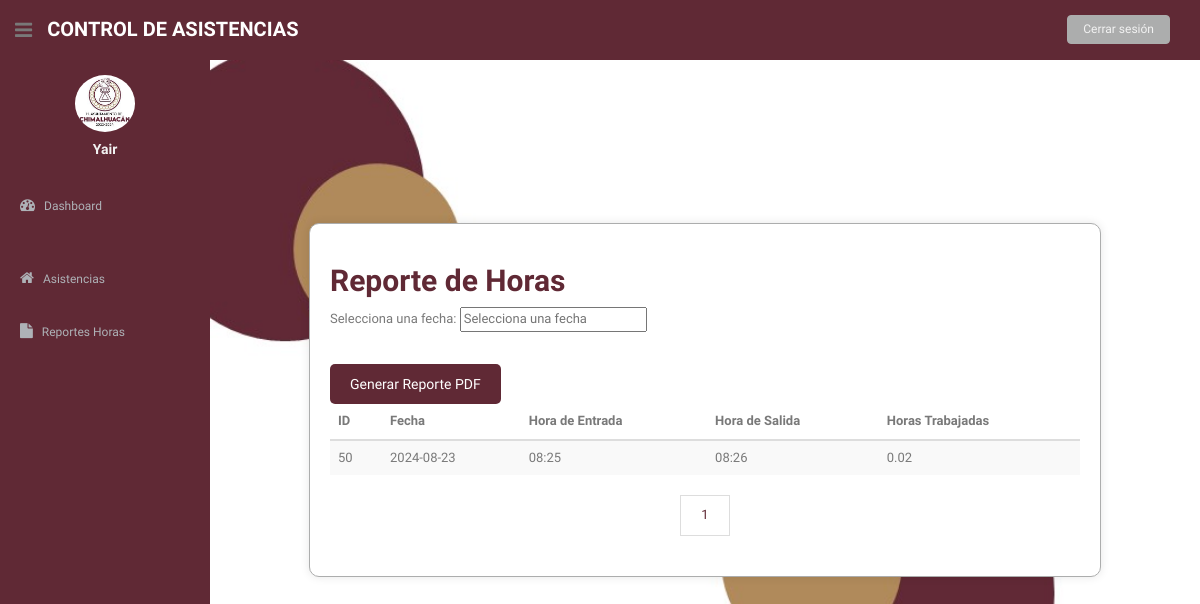
Before: /reportes_horas/ (signed in) with the older database file.
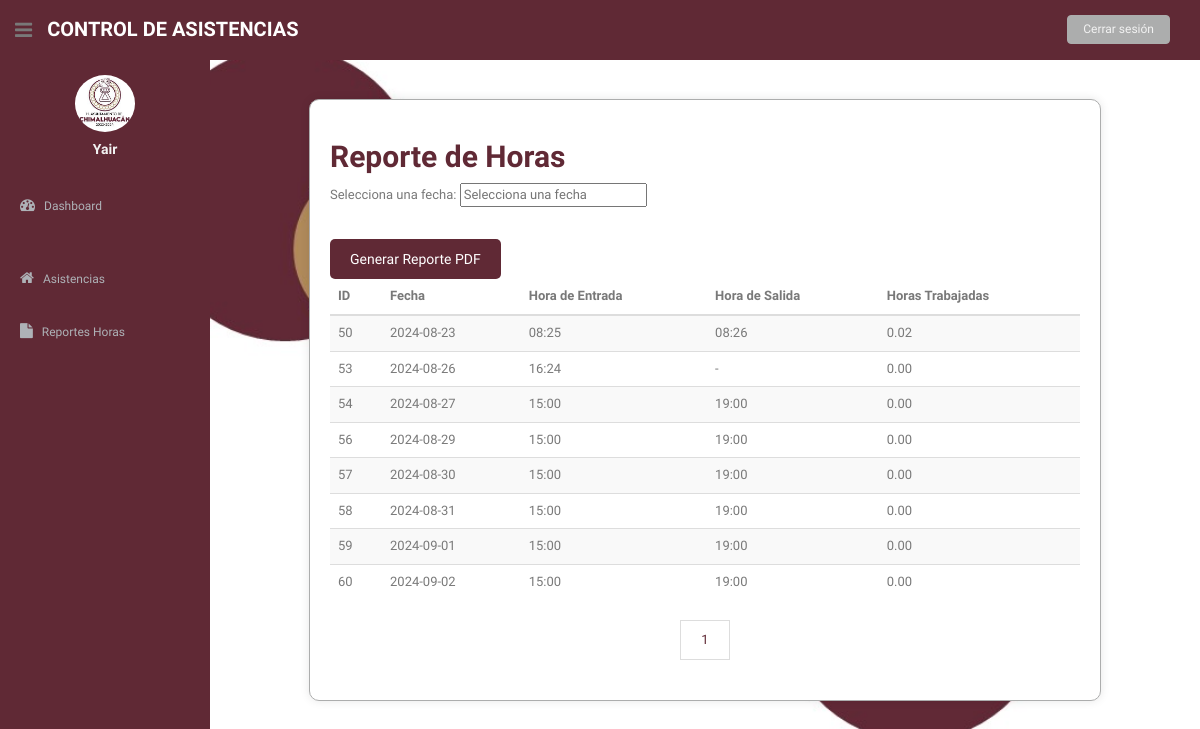
After: the same page with the newer database file.
### asistencia/models.py (models this page shows, shortened)
class Asistencia(models.Model):
    usuario = models.ForeignKey(Usuario, on_delete=models.CASCADE)
    fecha_escaneo_entrada = models.DateTimeField(blank=True, null=True)
    fecha_escaneo_salida = models.DateTimeField(blank=True, null=True)
    horas = models.DurationField(blank=True, null=True)
    @property
    def fecha(self):
        return self.fecha_escaneo_entrada.date() if self.fecha_escaneo_entrada else None
    @property
    def hora_entrada(self):
        return self.fecha_escaneo_entrada.strftime('%H:%M') if self.fecha_escaneo_entrada else "-"
    @property
    def hora_salida(self):
        return self.fecha_escaneo_salida.strftime('%H:%M') if self.fecha_escaneo_salida else "-"
    @property
    def horas_trabajadas(self):
        if self.horas:
            return self.horas.total_seconds() / 3600
        return 0.0

### asistencia/views.py (the view)
# urls.py: path('reportes_horas/', views.reportes_horas, name='reportes_horas'),
@login_required
def reportes_horas(request):
    usuario = get_object_or_404(Usuario, user=request.user)
    asistencias = Asistencia.objects.filter(usuario=usuario).order_by('fecha_escaneo_entrada')
    paginator = Paginator(asistencias, 10)  # Mostrar 10 asistencias por página
    page_number = request.GET.get('page')
    page_obj = paginator.get_page(page_number)
    context = {
        'page_obj': page_obj,
        'now': timezone.now(),  # Agrega la fecha y hora actual al contexto
    }
    return render(request, 'prestador/reportes.html', context)

### asistencia/templates/prestador/reportes.html (shortened to what this page needs)
{% load static %}
<!DOCTYPE html>
<html lang="en">
<head>
  <link href="{% static 'css/bootstrap.css' %}" rel="stylesheet">
  <link href="{% static 'font-awesome/css/font-awesome.css' %}" rel="stylesheet">
  <link rel="stylesheet" type="text/css" href="{% static 'css/zabuto_calendar.css' %}">
  <link rel="stylesheet" type="text/css" href="{% static 'js/gritter/css/jquery.gritter.css' %}">
  <link rel="stylesheet" type="text/css" href="{% static 'lineicons/style.css' %}">
  <link href="{% static 'css/style.css' %}" rel="stylesheet">
  <link href="{% static 'css/style-responsive.css' %}" rel="stylesheet">
  <link rel="stylesheet" href="https://code.jquery.com/ui/1.12.1/themes/base/jquery-ui.css">
</head>
<body>
  <section id="container">
    {% include 'general/menu_prestador.html' %}
    <section id="main-content">
        <div class="container">
          <h2>Reporte de Horas</h2>
          <div class="datepicker">
            <label for="filter-date">Selecciona una fecha:</label>
            <input type="text" id="filter-date" name="filter-date" placeholder="Selecciona una fecha">
          </div>
          <a href="{% url 'descargar_reporte_pdf' %}" class="btn">Generar Reporte PDF</a>
          <table class="table table-striped">
              <thead>
                  <tr>
                      <th>ID</th>
                      <th>Fecha</th>
                      <th>Hora de Entrada</th>
                      <th>Hora de Salida</th>
                      <th>Horas Trabajadas</th>
                  </tr>
              </thead>
              <tbody>
                  {% for row in page_obj.object_list %}
                  <tr>
                      <td>{{ row.id }}</td>
                      <td>{{ row.fecha }}</td>
                      <td>{{ row.hora_entrada }}</td>
                      <td>{{ row.hora_salida }}</td>
                      <td>{{ row.horas_trabajadas|floatformat:2 }}</td>
                  </tr>
                  {% empty %}
                  <tr>
                      <td colspan="4">No hay registros disponibles.</td>
                  </tr>
                  {% endfor %}
              </tbody>
          </table>
          <div class="pagination">
            {% for num in page_obj.paginator.page_range %}
            <a href="?page={{ num }}">{{ num }}</a>
            {% endfor %}
          </div>
        </div>
    </section>
  </section>
</body>
</html>

Changed rows visible on the page:
added Asistencia: id "53", fecha "2024-08-26", hora_entrada "16:24", hora_salida "-", horas_trabajadas "0.00"
added Asistencia: id "54", fecha "2024-08-27", hora_entrada "15:00", hora_salida "19:00", horas_trabajadas "0.00"
added Asistencia: id "56", fecha "2024-08-29", hora_entrada "15:00", hora_salida "19:00", horas_trabajadas "0.00"
added Asistencia: id "57", fecha "2024-08-30", hora_entrada "15:00", hora_salida "19:00", horas_trabajadas "0.00"
added Asistencia: id "58", fecha "2024-08-31", hora_entrada "15:00", hora_salida "19:00", horas_trabajadas "0.00"
added Asistencia: id "59", fecha "2024-09-01", hora_entrada "15:00", hora_salida "19:00", horas_trabajadas "0.00"
added Asistencia: id "60", fecha "2024-09-02", hora_entrada "15:00", hora_salida "19:00", horas_trabajadas "0.00"
